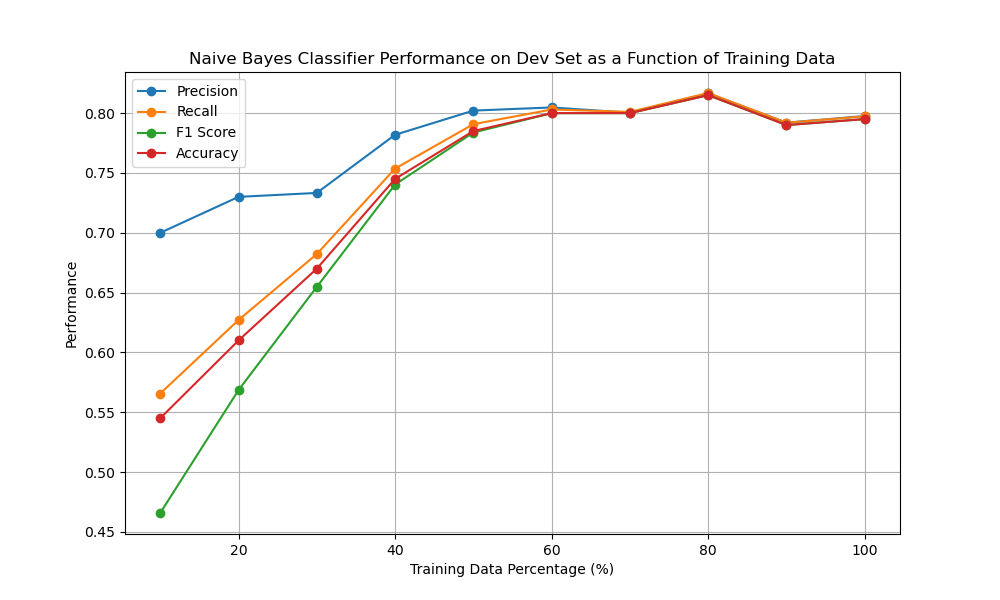
#> input picture hw4/naive_bayes_graph1.png, 1000 x 600 px
$ jupyter execute --allow-errors sentiment_task015.ipynb
#> lines starting #> are read from the running program, lines starting #| are printed output that depends on the picture
Homework 4: Sentiment Analysis - Task 0, Task 1, Task 5 (all primarily written tasks)
----

The following instructions are only written in this notebook but apply to all notebooks and `.py` files you submit for this homework.

**Due date: October 23rd, 2024 @ 9:00 PM**

Points:
- Task 0: 5 points
- Task 1: 10 points
- Task 2: 30 points
- Task 3: 20 points
- Task 4: 20 points
- Task 5: 15 points

Goals:
- understand the difficulties of counting and probablities in NLP applications
- work with real world data to build a functioning language model
- stress test your model (to some extent)

Complete in groups of: __two (pairs)__. If you prefer to work on your own, you may, but be aware that this homework has been designed as a partner project.

Allowed python modules:
- `numpy`, `matplotlib`, `keras`, `pytorch`, `nltk`, `pandas`, `sci-kit learn` (`sklearn`), `seaborn`, and all built-in python libraries (e.g. `math` and `string`)
- if you would like to use a library not on this list, post on piazza to request permission
- all *necessary* imports have been included for you (all imports that we used in our solution)

Instructions:
- Complete outlined problems in this notebook.
- When you have finished, __clear the kernel__ and __run__ your notebook "fresh" from top to bottom. Ensure that there are __no errors__.
    - If a problem asks for you to write code that does result in an error (as in, the answer to the problem is an error), leave the code in your notebook but commented out so that running from top to bottom does not result in any errors.
- Double check that you have completed Task 0.
- Submit your work on Gradescope.
- Double check that your submission on Gradescope looks like you believe it should __and__ that all partners are included (for partner work).

Task 0: Name, References, Reflection (5 points)
---

Names
----
Names: __Adrian Criollo__ (Write these in every notebook you submit.)

References
---
List the resources you consulted to complete this homework here. Write one sentence per resource about what it provided to you. If you consulted no references to complete your assignment, write a brief sentence stating that this is the case and why it was the case for you.

(Example)
- https://docs.python.org/3/tutorial/datastructures.html
    - Read about the the basics and syntax for data structures in python.

Reflection
----
Answer the following questions __after__ you complete this assignment (no more than 1 sentence per question required, this section is graded on completion):

1. Does this work reflect your best effort? __Yes, this reflects my best effort.__
2. What was/were the most challenging part(s) of the assignment? __The most difficult for me was the NN part. I've worked with NB and LR but NN was new to me.__
3. If you want feedback, what function(s) or problem(s) would you like feedback on and why? __Everything in part 4.__
4. Briefly reflect on how your partnership functioned--who did which tasks, how was the workload on each of you individually as compared to the previous homeworks, etc. __I worked alone so I had all the workload.__

Task 1: Provided Data Write-Up (10 points)
---

Every time you use a data set in an NLP application (or in any software application), you should be able to answer a set of questions about that data. Answer these now. Default to no more than 1 sentence per question needed. If more explanation is necessary, do give it.

This is about the __provided__ movie review data set.

1. Where did you get the data from? The provided dataset(s) were sub-sampled from https://www.kaggle.com/datasets/lakshmi25npathi/imdb-dataset-of-50k-movie-reviews
2. (1 pt) How was the data collected (where did the people acquiring the data get it from and how)? __It looks like the data was scraped off of IMBD.__
3. (2 pts) How large is the dataset (answer for both the train and the dev set, separately)? (# reviews, # tokens in both the train and dev sets) __Training set is 428616 tokens and dev set is 55002 tokens.__
4. (1 pt) What is your data? (i.e. newswire, tweets, books, blogs, etc) __They are reviews on various movies.__
5. (1 pt) Who produced the data? (who were the authors of the text? Your answer might be a specific person or a particular group of people) __The producers were movie-goers.__
6. (2 pts) What is the distribution of labels in the data (answer for both the train and the dev set, separately)? __Train has 804 labeled 1 and 796 labeled 0. Dev has 105 labeled 1 and 95 labeled 0. This data is fairly distributed.__
7. (2 pts) How large is the vocabulary (answer for both the train and the dev set, separately)? __Train vocab size is 44008 and dev vocab size is 11000.__
8. (1 pt) How big is the overlap between the vocabulary for the train and dev set? __The overlap is 6973 words.__

[cell 1]
# our utility functions
# RESTART your jupyter notebook kernel if you make changes to this file
import sentiment_utils as sutils
from nltk.tokenize import word_tokenize
import pandas as pd

[cell 2]
# Feel free to write code to help answer the above questions
TRAIN_FILE = "movie_reviews_train.txt"
DEV_FILE = "movie_reviews_dev.txt"
#> (the rest of this cell did not finish here and is left out)

Task 5: Model Evaluation (15 points)
---
Save your three graph files for the __best__ configurations that you found with your models using the `plt.savefig(filename)` command. The `bbox_inches` optional parameter will help you control how much whitespace outside of the graph is in your resulting image.

<span style="color: red;">__NOTE ABOUT THE GRAPHS:__ </span>

Run each notebook containing the **best classifier** three times, saving the output graphs separately each time. This should result in a total of **NINE** distinct graphs (three per notebook, e.g. for the three Naive Bayes model graphs you would have Naive_Bayes_run1.png, Naive_Bayes_run2.png, Naive_Bayes_run3.png, etc.). Ensure you do not overwrite previous graphs when you save the graphs as images.

* The goal of running the notebook three times is to check if your model's performance is consistent, confirming that your results are reliable and not due to randomness.

* If all your graphs look identical, remove the random seed parameter and re-run the notebook. The absence of a seed should introduce variation between runs.

* Should the graphs remain identical even after removing the seed, you may proceed with submitting the three identical graphs for the model.

* Repeat this process for each of the three notebooks.

You will turn in all of these files.

**10 points in this section are allocated for all 9 graphs being:**
- Legible
- Present below
- Properly labeled
     - x and y axes labeled
     - Legend for accuracy measures plotted
     - Plot Title with which model and run number the graph represents

[cell 3]
## YOUR CODE

## Please insert filepaths to the 9 plot images you created with your code below
import matplotlib.image as mpimg
import matplotlib.pyplot as plt
import numpy as np

fig, axs = plt.subplots(3, 3, figsize=(10, 10))

placeholder_paths = [
    "naive_bayes_graph1.png", "naive_bayes_graph2.png", "naive_bayes_graph3.png", ## paths for the three Naive Bayes model graphs
    "logistic_regression_graph1.png", "logistic_regression_graph2.png", "logistic_regression_graph3.png", ## paths for the three Logistic Regression model graphs
    "nn_training_graph_binary1.png", "nn_training_graph_binary2.png", "nn_training_graph_binary3.png" ## paths for the three Neural Network model graphs
]

for i, ax in enumerate(axs.flat):
    try:
        img = mpimg.imread(placeholder_paths[i])
#> img is the input picture: shape (600, 1000, 4) float32; mean R, G, B, A 0.978, 0.975, 0.973, 1
        ax.imshow(img)
    except FileNotFoundError:
        ax.text(0.5, 0.5, f"Missing Image\n{placeholder_paths[i]}",
                ha='center', va='center', fontsize=12, color='red')
        ax.set_facecolor('lightgray')
    ax.set_title(f"Image {i+1}")

    ax.set_xticks([])
    ax.set_yticks([])

plt.tight_layout()
plt.show()
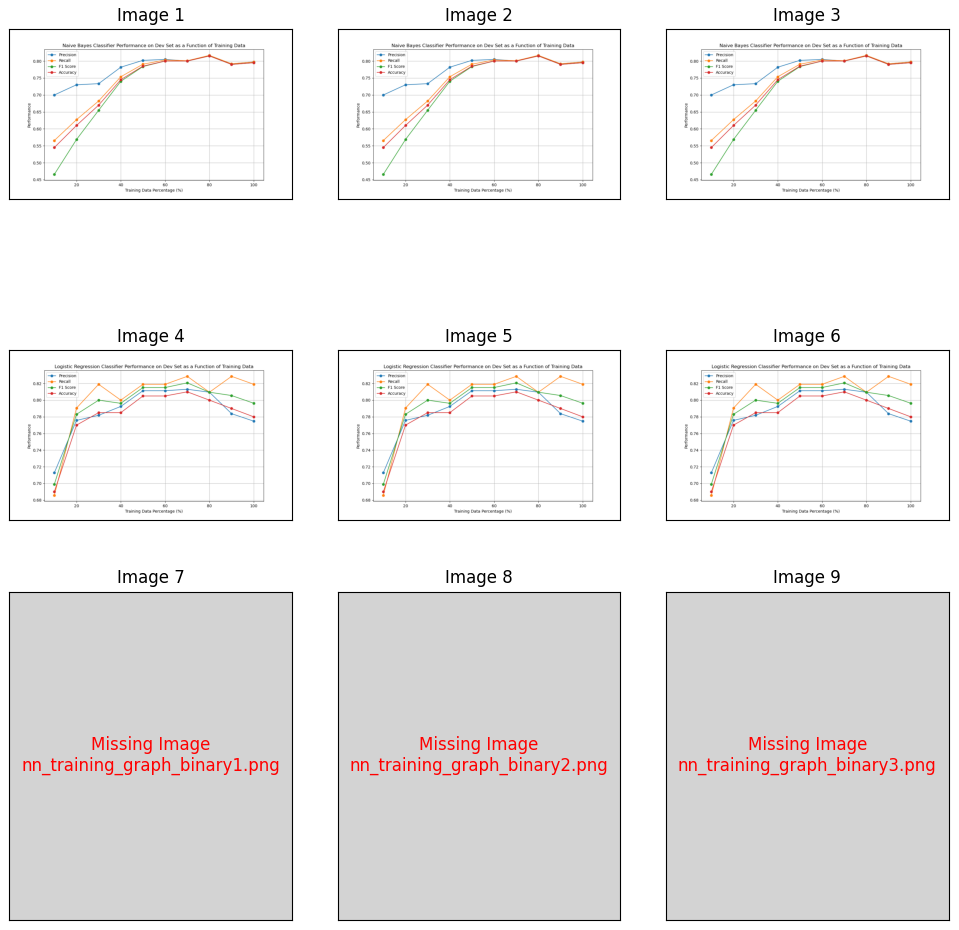
#> figure drawn by matplotlib, 6 panels
